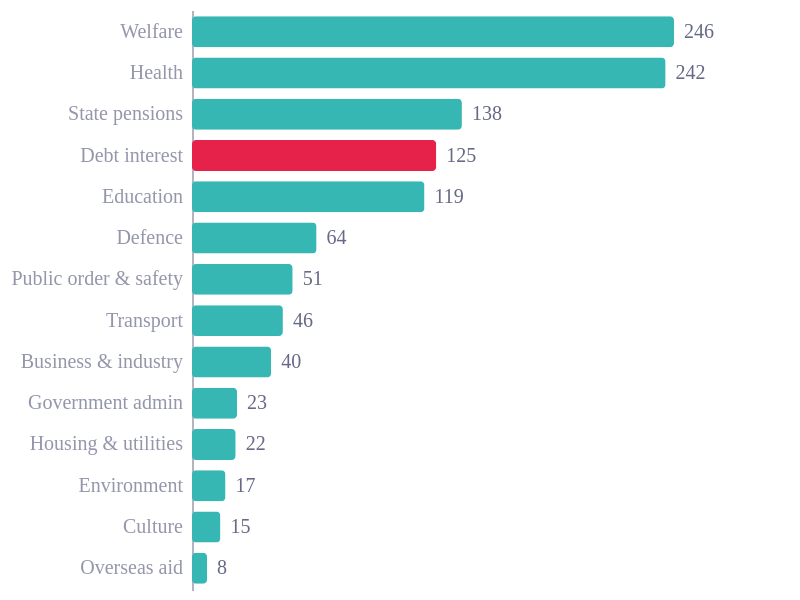

The cell this chart's notebook holds for it:
### Code cell
import pandas as pd
import altair as alt
from ecostyles import EcoStyles

styles = EcoStyles(); styles.register_and_enable_theme()

df = pd.DataFrame([
    ("Welfare", 246.1), ("Health", 241.8), ("State pensions", 137.8),
    ("Debt interest", 124.7), ("Education", 118.7), ("Defence", 63.6),
    ("Public order & safety", 51.4), ("Transport", 46.4),
    ("Business & industry", 40.4), ("Government admin", 23.0),
    ("Housing & utilities", 22.3), ("Environment", 17.1),
    ("Culture", 14.5), ("Overseas aid", 7.7),
], columns=["fn", "spend"])
df["hi"] = df["fn"] == "Debt interest"
order = df.sort_values("spend", ascending=False)["fn"].tolist()

# shared x so bars and labels use the same scale; extra headroom so "246" isn't clipped
x = alt.X("spend:Q", title=None, axis=None, scale=alt.Scale(domain=[0, 290]))

base = alt.Chart(df).encode(
    y=alt.Y("fn:N", sort=order, title=None,
            scale=alt.Scale(paddingInner=0.25, paddingOuter=0.15),
            # smaller category labels (delete labelFontSize to use the theme's own size)
            axis=alt.Axis(labelFontSize=10, labelLimit=220)))

bars = base.mark_bar(cornerRadius=2).encode(
    x=x,
    # theme palette: teal for the ordinary bars, accent red for the highlighted one
    color=alt.Color("hi:N", scale=alt.Scale(domain=[False, True]), legend=None))

labels = base.mark_text(align="left", dx=5, fontSize=10, color="#676A86").encode(
    x=x, text=alt.Text("spend:Q", format=".0f"))

caption = alt.Title(
    text="Source: HMRC Annual Tax Summary / PESA Table 5.2, 2024–25",
    subtitle=[
        "UK public spending by function, £ billion.",
        "Debt interest is the fourth-largest line — above education, nearly double defence.",
    ],
    orient="bottom", anchor="start",
    fontSize=11, subtitleFontSize=10,
    color="#676A86", subtitleColor="#676A86", dy=12)

chart = (
    (bars + labels)
    .properties(
        width=400, height=300,
        # fit everything (labels, caption, padding) inside 400 x 360
        autosize=alt.AutoSizeParams(type="fit", contains="padding"),
        # room on the right so the longest value label can't be clipped
        padding={"left": 5, "right": 20, "top": 5, "bottom": 5})
    .configure(background="white", font="Circular Std")
    .configure_view(fill="transparent", stroke="transparent"))

styles.save(chart, path=".", name="debt_interest_spending", svg=True)
chart

### Figure 1 — Vega-Lite specification as saved in the notebook (floating-point values rounded to 4 significant figures)
{"config": {"font": "Circular Std", "text": {"color": "#676A86", "align": "left", "baseline": "middle", "dx": 7, "dy": 0, "fontSize": 11}, "view": {"stroke": "transparent", "continuousWidth": 400, "continuousHeight": 300, "discreteWidth": 400, "discreteHeight": 300, "fill": "transparent"}, "range": {"category": ["#36B7B4", "#E6224B", "#F4C245", "#0063AF", "#00A767", "#179FDB", "#EB5C2E"], "diverging": ["#E6224B", "#E54753", "#C9C9C9", "#179FDB", "#122B39"], "heatmap": ["#C9C9C9", "#179FDB", "#0063AF", "#122B39"], "ordinal": ["#00A767", "#36B7B4", "#179FDB", "#0063AF", "#243B5A"]}, "bar": {"color": "#179fdb"}, "line": {"color": "#e6224b"}, "rule": {"color": "#676A86"}, "area": {"opacity": 0.3}, "point": {"filled": true, "size": 80, "color": "#e6224b", "opacity": 0.95}, "geoshape": {"stroke": "white", "strokeWidth": 0.3}, "rect": {"fill": "#d6d4d4", "opacity": 0.3}, "axis": {"labelColor": "#676A86", "labelFontSize": 11, "labelFont": "Circular Std", "labelOpacity": 0.7, "tickColor": "#676A86", "tickOpacity": 0.5, "domainColor": "#676A86", "domainOpacity": 0.5, "gridColor": "#676A86", "gridDash": [2, 2], "gridOpacity": 0.5, "title": null, "titleColor": "#676A86", "titleOpacity": 0.8, "tickSize": 4}, "axisXDiscrete": {"grid": false, "labelAngle": 0, "tickCount": 10, "tickOpacity": 0.5, "title": null}, "axisYDiscrete": {"ticks": false, "labelPadding": 5}, "axisXTemporal": {"grid": false, "ticks": true}, "axisXQuantitative": {"grid": true}, "axisYQuantitative": {"gridColor": "#676A86", "gridDash": [1, 5], "gridOpacity": 0.5, "ticks": false, "labelPadding": 5, "tickCount": 8, "titleAngle": 0, "titleAlign": "left", "titleBaseline": "bottom", "titleX": 0, "titleY": -5}, "title": {"color": "#676A86E6", "subtitleColor": "#676A86", "font": "Circular Std", "subtitleFont": "Circular Std", "anchor": "start", "fontSize": 14, "subtitleFontSize": 12, "subtitlePadding": 4, "offset": 0, "frame": "group"}, "legend": {"titleColor": "#122b39", "title": null, "labelColor": "#122b39", "labelFontSize": 11}, "background": "white"}, "layer": [{"mark": {"type": "bar", "cornerRadius": 2}, "encoding": {"color": {"field": "hi", "legend": null, "scale": {"domain": [false, true]}, "type": "nominal"}, "x": {"axis": null, "field": "spend", "scale": {"domain": [0, 290]}, "title": null, "type": "quantitative"}, "y": {"axis": {"labelFontSize": 10, "labelLimit": 220}, "field": "fn", "scale": {"paddingInner": 0.25, "paddingOuter": 0.15}, "sort": ["Welfare", "Health", "State pensions", "Debt interest", "Education", "Defence", "Public order & safety", "Transport", "Business & industry", "Government admin", "Housing & utilities", "Environment", "Culture", "Overseas aid"], "title": null, "type": "nominal"}}}, {"mark": {"type": "text", "align": "left", "color": "#676A86", "dx": 5, "fontSize": 10}, "encoding": {"text": {"field": "spend", "format": ".0f", "type": "quantitative"}, "x": {"axis": null, "field": "spend", "scale": {"domain": [0, 290]}, "title": null, "type": "quantitative"}, "y": {"axis": {"labelFontSize": 10, "labelLimit": 220}, "field": "fn", "scale": {"paddingInner": 0.25, "paddingOuter": 0.15}, "sort": ["Welfare", "Health", "State pensions", "Debt interest", "Education", "Defence", "Public order & safety", "Transport", "Business & industry", "Government admin", "Housing & utilities", "Environment", "Culture", "Overseas aid"], "title": null, "type": "nominal"}}}], "autosize": {"contains": "padding", "type": "fit"}, "data": {"name": "data-7f1888e50fdc6ab2029bd5c793a9101e"}, "height": 300, "padding": {"left": 5, "right": 20, "top": 5, "bottom": 5}, "width": 400, "$schema": "https://vega.github.io/schema/vega-lite/v6.4.1.json", "datasets": {"data-7f1888e50fdc6ab2029bd5c793a9101e": [{"fn": "Welfare", "spend": 246.1, "hi": false}, {"fn": "Health", "spend": 241.8, "hi": false}, {"fn": "State pensions", "spend": 137.8, "hi": false}, {"fn": "Debt interest", "spend": 124.7, "hi": true}, {"fn": "Education", "spend": 118.7, "hi": false}, {"fn": "Defence", "spend": 63.6, "hi": false}, {"fn": "Public order & safety", "spend": 51.4, "hi": false}, {"fn": "Transport", "spend": 46.4, "hi": false}, {"fn": "Business & industry", "spend": 40.4, "hi": false}, {"fn": "Government admin", "spend": 23.0, "hi": false}, {"fn": "Housing & utilities", "spend": 22.3, "hi": false}, {"fn": "Environment", "spend": 17.1, "hi": false}, {"fn": "Culture", "spend": 14.5, "hi": false}, {"fn": "Overseas aid", "spend": 7.7, "hi": false}]}}
